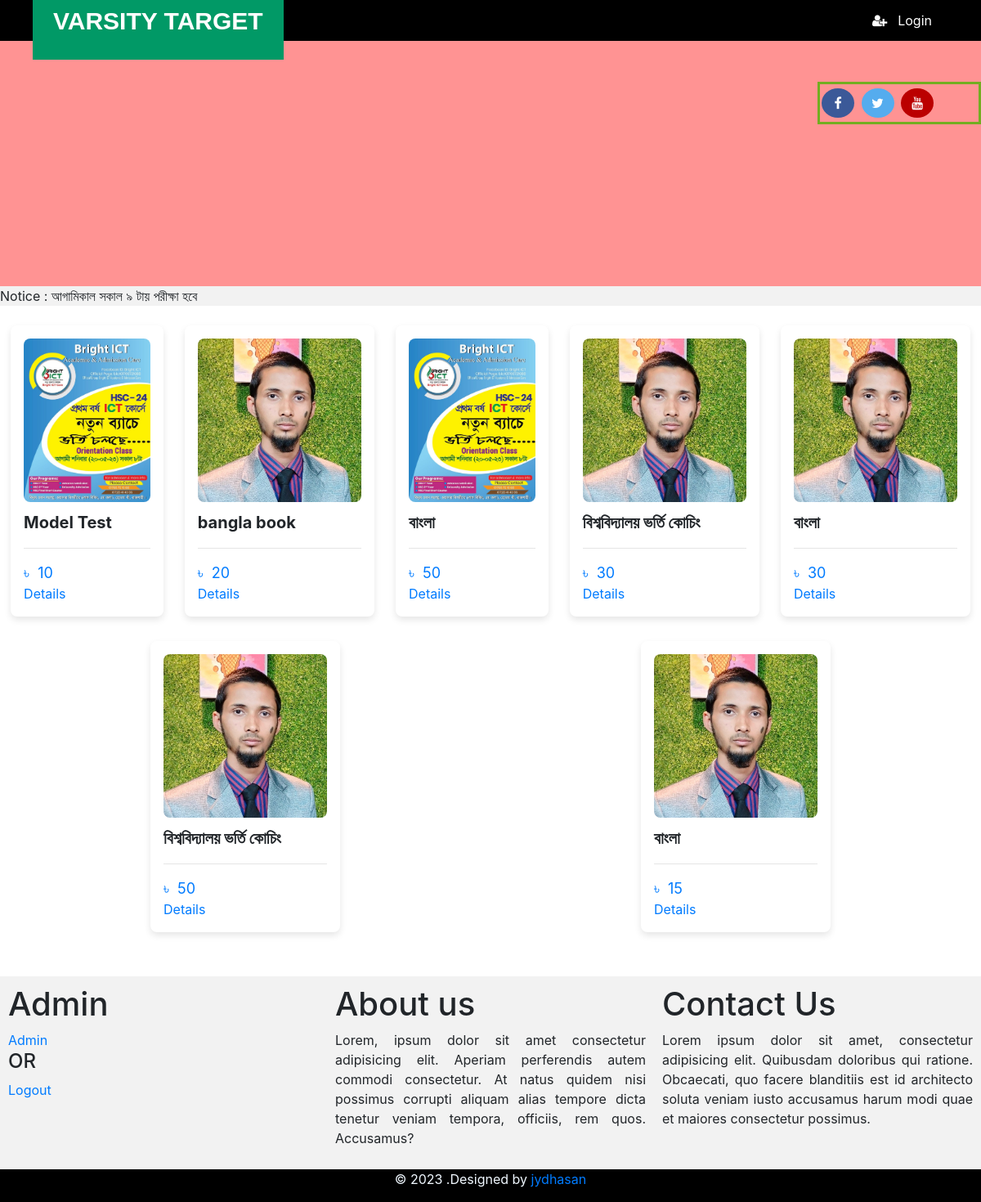
The page / on the database its author committed.
### tables this page shows
CREATE TABLE `notice` (
  `id` int(6) UNSIGNED NOT NULL,
  `notice` varchar(256) NOT NULL,
  `reg_date` timestamp NOT NULL DEFAULT current_timestamp() ON UPDATE current_timestamp()
);

CREATE TABLE `books` (
  `id` int(6) UNSIGNED NOT NULL,
  `title` varchar(30) NOT NULL,
  `description` varchar(256) NOT NULL,
  `price` int(6) NOT NULL,
  `image` varchar(50) NOT NULL,
  `file` varchar(50) NOT NULL
);

### index.php (the view, shortened to what this page needs)
<?php
require "dbconn.php";
$query2 = "SELECT * FROM books";
$result2 = mysqli_query($db_conn, $query2);
?>
<!DOCTYPE html>
<html lang="en">
<head>
    <link rel="stylesheet" href="static/css/index.css">
    <link rel="stylesheet"
        href="https://cdnjs.cloudflare.com/ajax/libs/font-awesome/4.7.0/css/font-awesome.min.css">
    <link rel="stylesheet" href="https://stackpath.bootstrapcdn.com/bootstrap/4.3.1/css/bootstrap.min.css"
>
</head>
<body>
    <ul style="margin-bottom: 0px;">
        <li class="tlogo">varsity target</li>
        <ul>
            <li><a href="app/login.php" class="fa fa-user-plus" style="color:rgb(255, 255, 255)"></a>Login
            </li>
        </ul>
    </ul>
    <div class="main-header" style="background-color: #ff9393;">
        <div class="slider">
        </div>
    </div>
    <div class="socialMedia">
        <a href="https://www.facebook.com/varsitytarget/" class="fa fa-facebook"></a>
        <a href="#" class="fa fa-twitter"></a>
        <a href="https://www.youtube.com/@varsitytarget" class="fa fa-youtube"></a>
    </div>
    <div class="livehead" style="background-color: #f2f2f2;">
<?php
$query = "SELECT * FROM notice ORDER BY id DESC LIMIT 1";
$result = mysqli_query($db_conn, $query);
while ($row = mysqli_fetch_array($result)) {
    echo "<marquee behavior='' direction=''>Notice : " . $row['notice'] . "</marquee>";
}
?>
    </div>
    <br>
    <div class="prduct-main">
    <?php while ($row = mysqli_fetch_array($result2)): ?>
        <div class="product-card">
            <img class="product-image" src="uploads/<?php echo $row['image']; ?>" alt="Product Image">
            <div class="product-title"><?php echo $row['title']; ?></div>
            <hr>
            <div class="product-price">&#2547; &nbsp;<?php echo $row['price']; ?></div>
            <a href="app/bookDetails.php?bookid=<?php echo urlencode($row['id']); ?>">Details</a>
        </div>
    <?php endwhile; ?>
    </div>
<br>
    <div class="zfooter" style="background-color: #f2f2f2;">
        <div class="zfooter1" style="padding: 10px;">
            <h1>Admin </h1>
            <a href="app/admin.php">Admin</a>
            <h4>OR</h4>
<a href="app/logout.php">Logout</a>
        </div>
        <div class="zfooter1" style="padding: 10px;">
            <h1>About us</h1>
            <p style="text-align: justify;">
                Lorem, ipsum dolor sit amet consectetur adipisicing elit. Aperiam perferendis autem commodi
                consectetur.
                At natus quidem nisi possimus corrupti aliquam alias tempore dicta tenetur veniam tempora, officiis,
                rem
                quos. Accusamus?
            </p>
        </div>
        <div class="zfooter1" style="padding: 10px;">
            <h1>Contact Us</h1>
            <p style="text-align: justify;">Lorem ipsum dolor sit amet, consectetur adipisicing elit. Quibusdam
                doloribus qui ratione. Obcaecati,
                quo
                facere blanditiis est id architecto soluta veniam iusto accusamus harum modi quae et maiores
                consectetur
                possimus. </p>
        </div>
    </div>
    <div class="zcopywrite" style="background-color: black; display: flex;justify-content: center;">
        <p style="color:aliceblue;">&copy; 2023 .</p>
        <p style="color:aliceblue">Designed by <a href="https://github.com/jydhasan">jydhasan</a></p>
    </div>
</body>
</html>

### static/css/index.css (style rules this page uses)
* { margin: 0%; }
.slider { position: relative; width: 100%; height: 300px; overflow: hidden; }
.main-header { position: relative; z-index: -1; }
.socialMedia { position: absolute; top: 100px; right: 0; width: 200px; border: 3px solid #73AD21; }
.fa { padding: 10px; font-size: 10px; width: 40px; text-align: center; text-decoration: none; margin: 5px 2px; border-radius: 50%; }
.fa-facebook { background: #3B5998; color: white; }
.fa-twitter { background: #55ACEE; color: white; }
.fa-youtube { background: #bb0000; color: white; }
ul { display: flex; list-style: none; background-color: black; color: white; height: 50px; align-items: center; }
ul ul { position: absolute; right: 50px; justify-content: flex-end; }
ul ul li { margin: 0px 10px; }
.tlogo { padding: 25px; background-color: rgb(1, 153, 102); margin: 0px; font-size: 30px; font-weight: bold; text-transform: uppercase; font-family: 'Franklin Gothic Medium', 'Arial Narrow', Arial, sans-serif; }
.zfooter { display: flex; }
.zfooter1 { width: 100%; }
.product-card { max-width: 300px; background-color: #fff; border-radius: 8px; box-shadow: 0 4px 8px rgba(0, 0, 0, 0.1); padding: 16px; margin-bottom: 30px; }
.product-image { width: 100%; height: 200px; border-radius: 8px; object-fit: cover; }
.product-title { font-size: 20px; font-weight: bold; margin-top: 10px; }
.product-price { font-size: 18px; color: #007bff; margin-top: 10px; }
.prduct-main { display: flex; flex-wrap: wrap; justify-content: space-around; }

### rows shown on the page
notice: notice "আগামিকাল সকাল ৯ টায় পরীক্ষা হবে"
books: image (picture), title "Model Test", price "10"
books: image (picture), title "bangla book", price "20"
books: image (picture), title "বাংলা", price "50"
books: image (picture), title "বিশ্ববিদ্যালয় ভর্তি কোচিং", price "30"
books: image (picture), title "বাংলা", price "30"
books: image (picture), title "বিশ্ববিদ্যালয় ভর্তি কোচিং", price "50"
books: image (picture), title "বাংলা", price "15"
